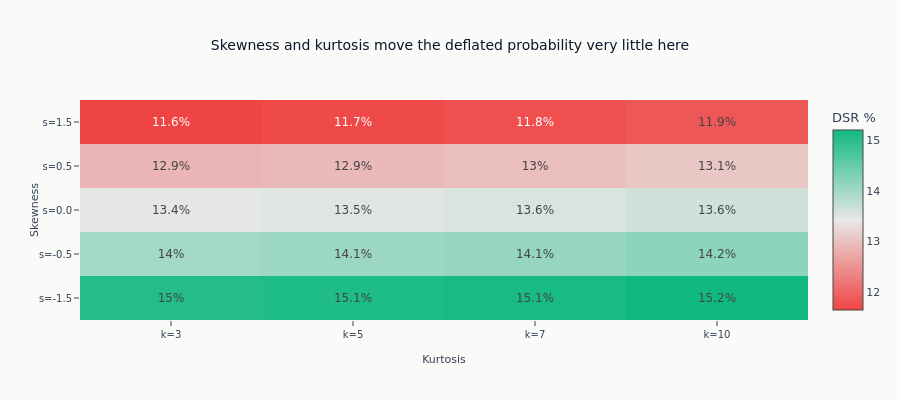

The cell this chart's notebook holds for it:
### Code cell
# Create heatmap - pivot the data
pivot = nonnorm_df.pivot(on="kurtosis", index="skewness", values="dsr_probability")
skew_col = pivot.get_column("skewness").to_list()
kurt_cols = [c for c in pivot.columns if c != "skewness"]
z_values = pivot.select(kurt_cols).to_numpy() * 100

fig = go.Figure(
    data=go.Heatmap(
        z=z_values,
        x=[f"k={k}" for k in kurt_cols],
        y=[f"s={s:.1f}" for s in skew_col],
        colorscale=ml4t_diverging(),
        colorbar={"title": "DSR %"},
        text=np.round(z_values, 1),
        texttemplate="%{text}%",
        textfont={"size": 12},
    )
)

fig.update_layout(
    title="Skewness and kurtosis move the deflated probability very little here",
    xaxis_title="Kurtosis",
    yaxis_title="Skewness",
    height=400,
)
fig.show()

### Figure 1 — Plotly figure (JSON) as saved in the notebook; plotly's stock layout.template omitted (floating-point values rounded to 4 significant figures)
{"data": [{"colorbar": {"title": {"text": "DSR %"}}, "colorscale": [[0.0, "#ef4444"], [0.5, "#e8e8e6"], [1.0, "#10b981"]], "text": [[15.0, 15.1, 15.1, 15.2], [14.0, 14.1, 14.1, 14.2], [13.4, 13.5, 13.6, 13.6], [12.9, 12.9, 13.0, 13.1], [11.6, 11.7, 11.8, 11.9]], "textfont": {"size": 12}, "texttemplate": "%{text}%", "type": "heatmap", "x": ["k=3", "k=5", "k=7", "k=10"], "y": ["s=-1.5", "s=-0.5", "s=0.0", "s=0.5", "s=1.5"], "z": [[15.04, 15.08, 15.13, 15.2], [14.0, 14.05, 14.1, 14.18], [13.45, 13.5, 13.55, 13.63], [12.87, 12.93, 12.98, 13.07], [11.65, 11.71, 11.77, 11.86]]}], "layout": {"height": 400, "title": {"text": "Skewness and kurtosis move the deflated probability very little here"}, "xaxis": {"title": {"text": "Kurtosis"}}, "yaxis": {"title": {"text": "Skewness"}}}}
